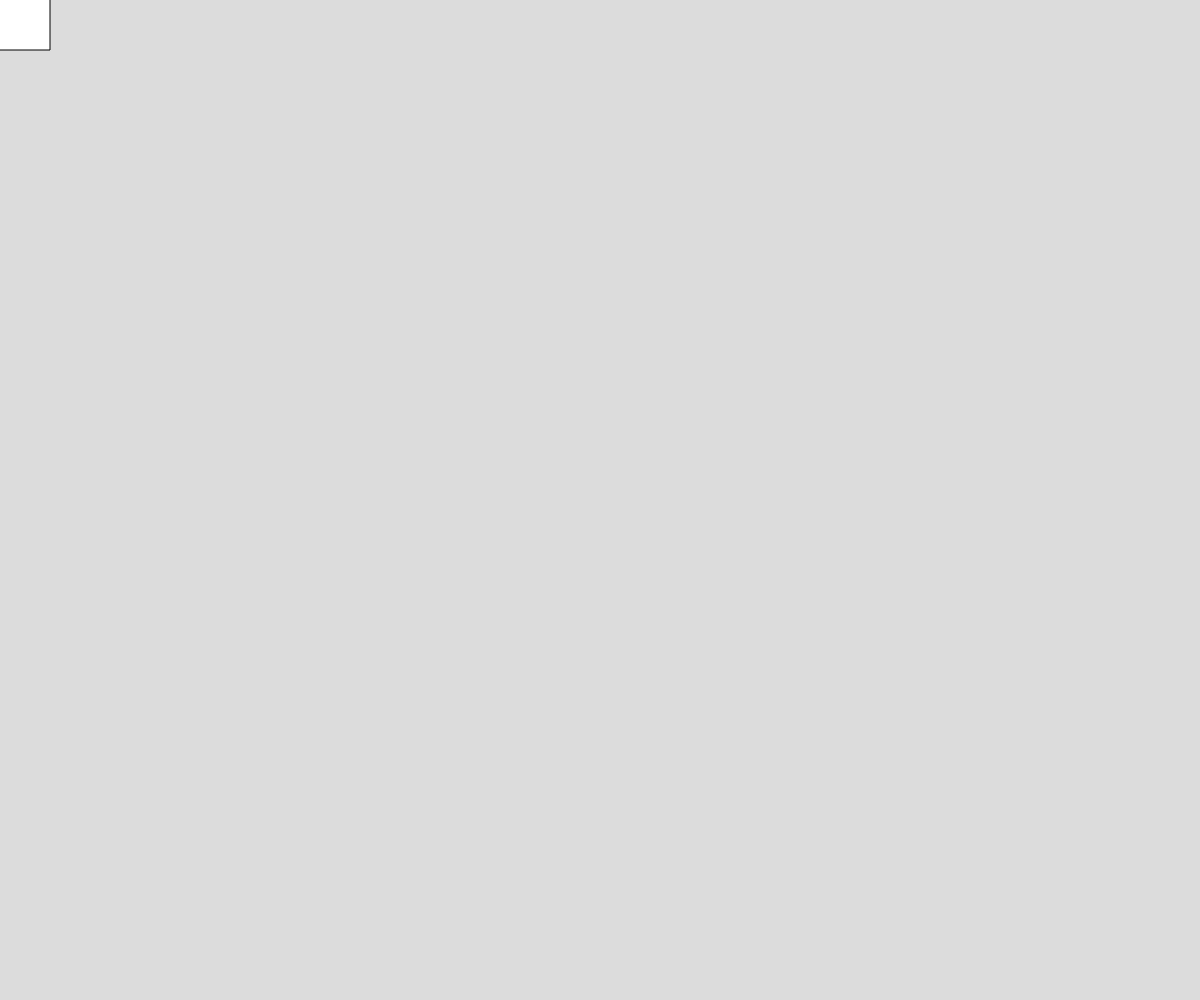
Frame 1 (no input)
Frame 60 (no input): identical to frame 1, image omitted
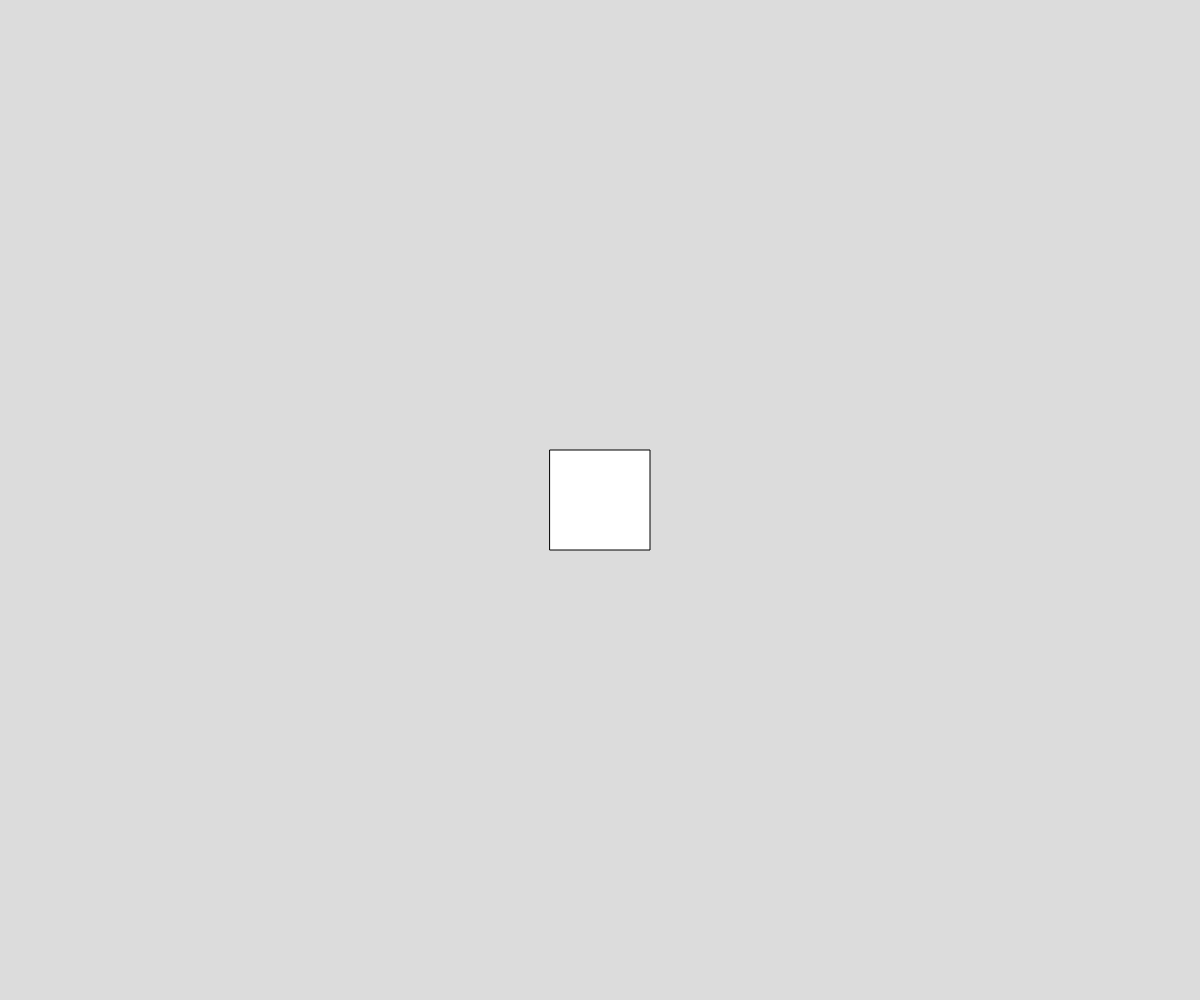
Frame 120 (the mouse pressed at the canvas centre since frame 60)

The p5.js sketch that drew these frames (run headless with seeded random() and noise() and a simulated clock; from frame 60 on, the mouse is pressed at the canvas centre):

// p5.js sketch
// ── sketch.js
// Project Title
// Your Name
// Date
//
// Extra for Experts:
// - describe what you did to take this project "above and beyond"


function setup() {
  createCanvas(windowWidth, windowHeight);
}

function draw() {
  background(220);
  rectMode(CENTER);
  rect(mouseX, mouseY, 100, 100);
}
